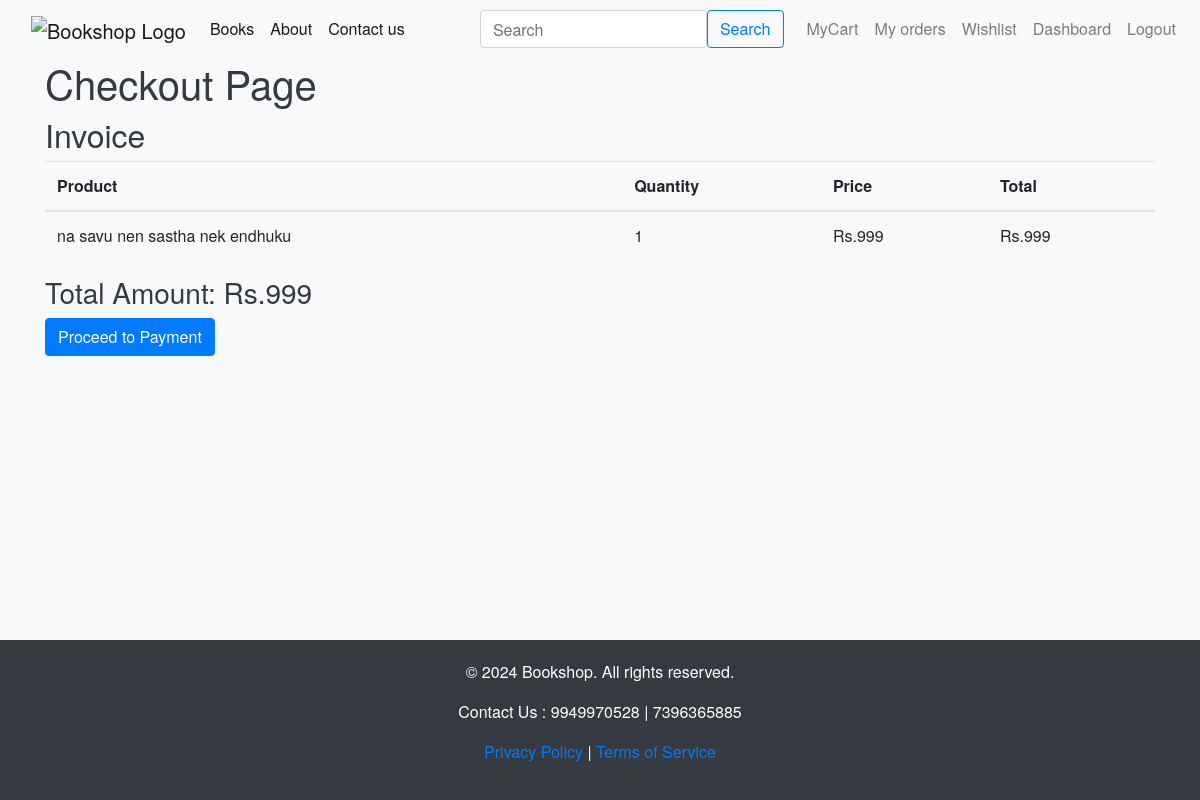
Page /checkout (signed in) on the earlier database version.
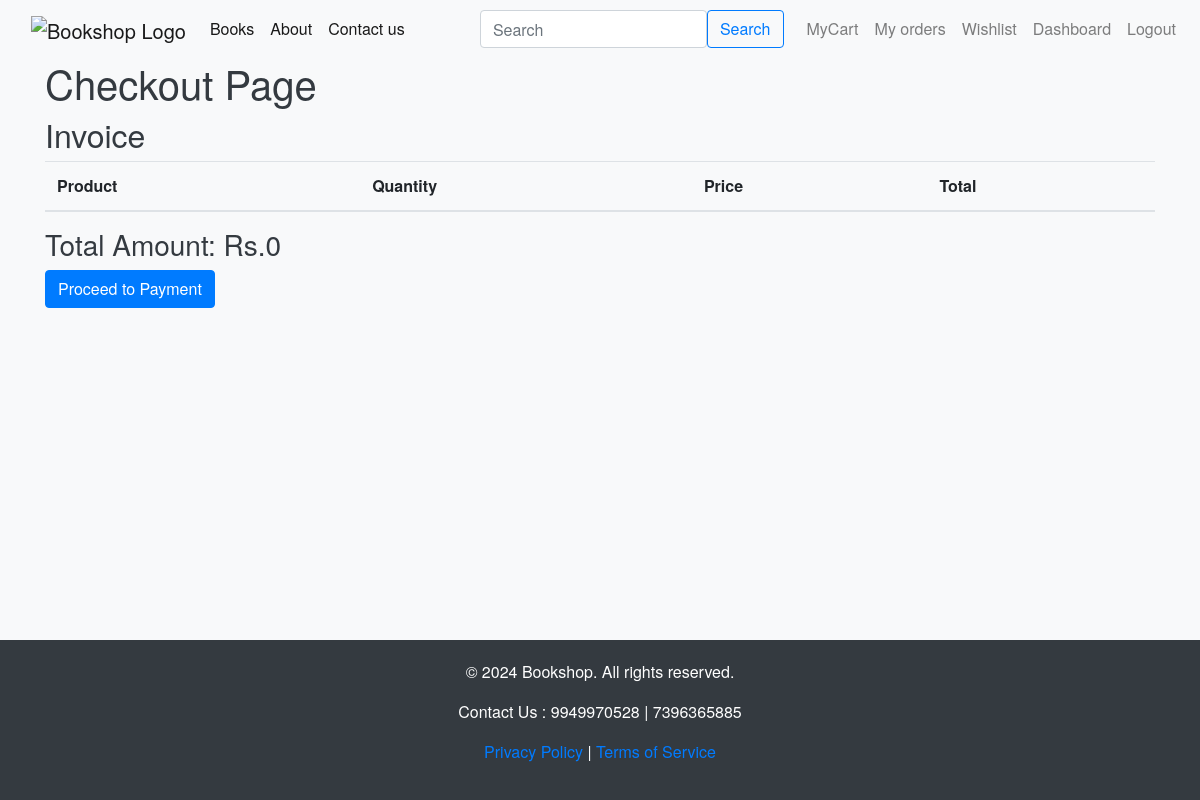
Same page on the later database version.
### app.py (models this page shows)
class CartItems(db.Model):
    __tablename__='cartitems'
    CartItemID= db.Column(db.Integer, primary_key=True)
    CartID= db.Column(db.Integer,db.ForeignKey('carts.CartID'), nullable=False)
    ProductID= db.Column(db.Integer,db.ForeignKey('products.ProductID'), nullable=False)
    Quantity= db.Column(db.Integer, nullable=False)
    product = db.relationship('Products', backref=db.backref('cart_items', lazy=True))

class Products(db.Model):
    __tablename__ = 'products'
    ProductID = db.Column(db.Integer, primary_key=True)
    ProductName= db.Column(db.String(50), nullable=False)
    Author= db.Column(db.String(30), nullable=False)
    Description= db.Column(db.String(100), nullable=False)
    Price= db.Column(db.Integer, nullable=False)
    StockQuantity= db.Column(db.Integer,nullable=False)
    CategoryID= db.Column(db.Integer,db.ForeignKey('categories.CategoryID'), nullable=False )
    MerchantID = db.Column(db.Integer, db.ForeignKey('users.UserID'), nullable=False)
    ProductImage = db.Column(db.String(100), nullable=False)

### app.py (the view)
@app.route('/checkout', methods=['GET', 'POST'])
def checkout():
    if 'user_id' not in session:
        flash('Please log in first!', 'danger')
        return redirect(url_for('login'))
    user_id = session['user_id']
    addresses = Addresses.query.filter_by(UserID=user_id).all()
    cart = Carts.query.filter_by(UserID=user_id).first()
    cart_items = CartItems.query.filter_by(CartID=cart.CartID).all()
    total_amount = sum(item.Quantity * item.product.Price for item in cart_items)
    if request.method == 'POST':
        if not addresses:
            return redirect(url_for('add_address'))
        return redirect(url_for('select_payment'))
    return render_template('checkout.html', addresses=addresses, cart_items=cart_items, total_amount=total_amount)

### templates/checkout.html
{% extends 'base.html' %}
{% block body %}
<h1>Checkout Page</h1>
{% if addresses %}
  <h2>Invoice</h2>
  <table class="table">
    <thead>
      <tr>
        <th>Product</th>
        <th>Quantity</th>
        <th>Price</th>
        <th>Total</th>
      </tr>
    </thead>
    <tbody>
      {% for item in cart_items %}
      <tr>
        <td>{{ item.product.ProductName }}</td>
        <td>{{ item.Quantity }}</td>
        <td>Rs.{{ item.product.Price }}</td>
        <td>Rs.{{ item.Quantity * item.product.Price }}</td>
      </tr>
      {% endfor %}
    </tbody>
  </table>
  <h3>Total Amount: Rs.{{ total_amount }}</h3>
  <form action="{{ url_for('select_payment') }}" method="post">
    <button type="submit" class="btn btn-primary">Proceed to Payment</button>
</form>
{% else %}
  <p>No address found. Please <a href="{{ url_for('add_address') }}">Add an address</a>.</p>
{% endif %}
{% endblock body %}

Differences in the rows shown:
removed CartItems: product.ProductName "na savu nen sastha nek endhuku", Quantity "1", product.Price "999", item.Quantity*item.product.Price "999"
Other differences:
{{ total_amount }}: "999" → "0"
